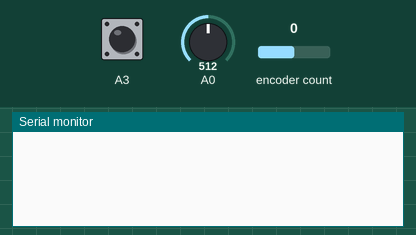
Recording of a sketch running on a simulated Arduino Uno, built with avr-gcc and run on an emulated ATmega328P. Parts: the last lines printed to the serial monitor. The test bench sets the inputs (shaded band); at power-on: encoder count 0, A3 HIGH, A0 = 512.

Above: at 1.2 s.
1.3 s: encoder count set to 1
At 2.5 s:
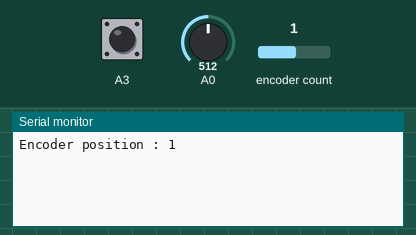
2.8 s: A3 pulled LOW for 0.15 s
At 4.7 s:
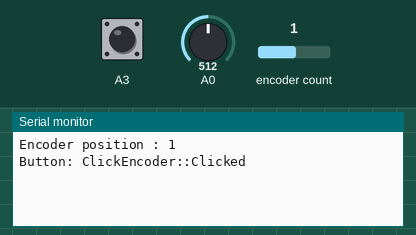
5.0 s: A3 pulled LOW for 3.2 s
At 9.1 s:
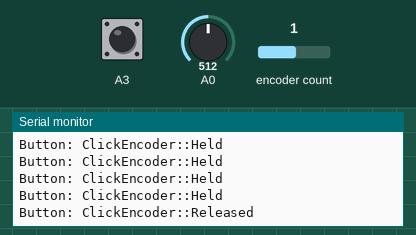
9.7 s: encoder count set to 2
At 10.2 s:
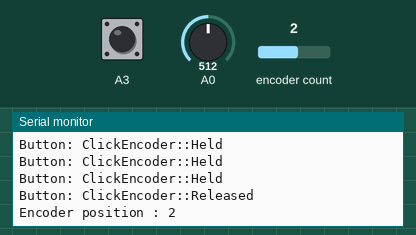
11.2 s: A3 driven LOW
14.2 s: A3 pulsed HIGH 2 times (0.12 s each, 0.3 s apart)
At 14.8 s:
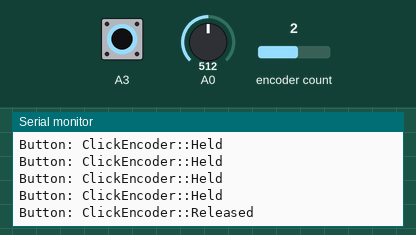

Measured:
- after the input at 1.3 s, the serial monitor: prints a new line at once (image 1)
- after the input at 2.8 s, the serial monitor: prints a new line after 0.75 s (image 2)
- after the input at 5.0 s, the serial monitor: prints a new line after 1.2 s (image 3)
- after the input at 9.7 s, the serial monitor: prints a new line at once (image 4)
- after the input at 14.2 s, the serial monitor: prints a new line after 0.07 s (image 5)

The sketch:

HelloRotary.ino
```cpp
#include "ClickEncoder.h"
#include "TimerOne.h"

ClickEncoder* encoder = NULL;
int sensorValue = 0;
int encoderPosition = 0;

void timerIsr()
{
  encoder->service();
}

void setup()
{
  Serial.begin(9600);

  encoder = new ClickEncoder(A2, A1, A3);

  Timer1.initialize(1000);
  Timer1.attachInterrupt(timerIsr);
}

void loop()
{
  // Read encoder position
  {
    int encoderDelta = encoder->getValue();

    if (abs(encoderDelta) > 0)
    {
      encoderPosition += encoderDelta;
      Serial.print("Encoder position : ");
      Serial.println(encoderPosition);
    }
  }

  // Read encoder button
  {
    ClickEncoder::Button button = encoder->getButton();
    if (button != ClickEncoder::Open)
    {
      Serial.print("Button: ");
      switch (button)
      {
        case ClickEncoder::Pressed :
          Serial.println("ClickEncoder::Pressed");
          break;
        case ClickEncoder::Held :
          Serial.println("ClickEncoder::Held");
          break;
        case ClickEncoder::Released :
          Serial.println("ClickEncoder::Released");
          break;
        case ClickEncoder::Clicked :
          Serial.println("ClickEncoder::Clicked");
          break;
        case ClickEncoder::DoubleClicked :
          Serial.println("ClickEncoder::DoubleClicked");
            encoder->setAccelerationEnabled(!encoder->getAccelerationEnabled());
            Serial.print("  Acceleration is ");
            Serial.println((encoder->getAccelerationEnabled()) ? "enabled" : "disabled");
          break;
      }
    }
  }

  // Read analog input
  {
    int newSensorValue = analogRead(A0);
    int sensorDelta = sensorValue - newSensorValue;
    if (abs(sensorDelta) > 5)
    {
      sensorValue = newSensorValue;
      //Serial.print("Sensor Value : ");
      //Serial.println(sensorValue);
    }
  }

  delay(2);
}
```
